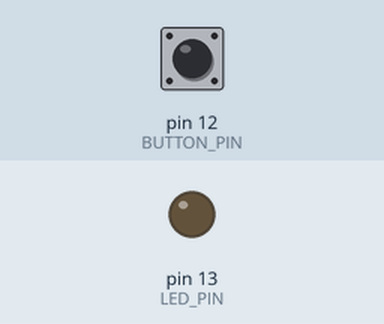
Bench run of a sketch on a simulated Arduino Uno, built with avr-gcc and run on an emulated ATmega328P. Parts: output pins drawn as LEDs (lit = HIGH). The test bench sets the inputs (shaded band); at power-on: pin 12 (BUTTON_PIN) HIGH.

Above: at 1.2 s.
1.3 s: pin 12 (BUTTON_PIN) pulled LOW for 0.15 s
At 1.4 s:
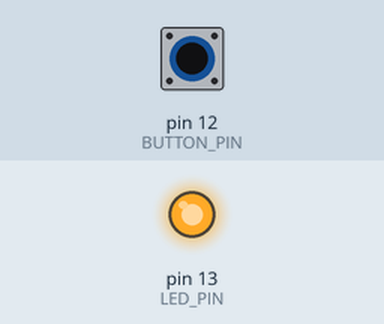
3.0 s: pin 12 (BUTTON_PIN) pulled LOW for 3.2 s
At 6.8 s:
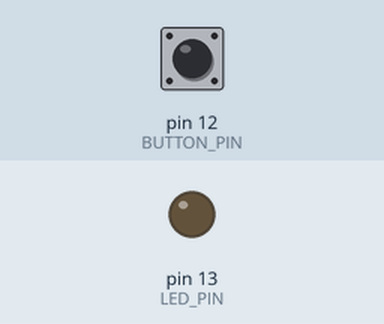
Timing chart, 0 to 8.3 s (numbered marks = the images above; inputs shaded):
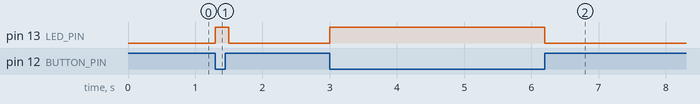

The sketch:

L_Chika_Button.ino
```cpp
// (licence header left out)
#define LED_PIN 13
#define BUTTON_PIN 12

// セットアップ関数は、電源ON時に1度だけ実行される
void setup() {
  // ピンの初期化
  pinMode(LED_PIN, OUTPUT);
  pinMode(BUTTON_PIN, INPUT_PULLUP);
}

// ループ関数は、ずっと実行され続ける
void loop() {
  bool isPush = digitalRead(BUTTON_PIN);
  if(isPush){
    digitalWrite(LED_PIN, LOW);    // 消灯
  }else{
    digitalWrite(LED_PIN, HIGH);   // 点灯
  }
  delay(100);
}
```

Measured:
- after the input at 1.3 s, pin 13 (LED_PIN): LOW → HIGH at once, → LOW 0.20 s later
- after the input at 3.0 s, pin 13 (LED_PIN): LOW → HIGH at once, → LOW 3.2 s later
